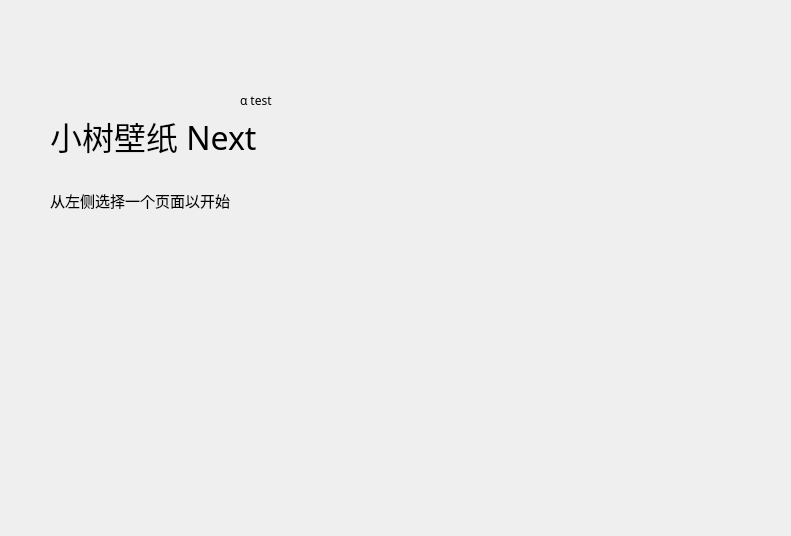
<?xml version="1.0" encoding="UTF-8"?>
<ui version="4.0">
 <class>Start</class>
 <widget class="QWidget" name="Start">
  <property name="geometry">
   <rect>
    <x>0</x>
    <y>0</y>
    <width>791</width>
    <height>536</height>
   </rect>
  </property>
  <property name="windowTitle">
   <string>小树壁纸 Next</string>
  </property>
  <property name="windowIcon">
   <iconset resource="Next.qrc">
    <normaloff>:/icon/icon.png</normaloff>:/icon/icon.png</iconset>
  </property>
  <widget class="QLabel" name="label">
   <property name="geometry">
    <rect>
     <x>50</x>
     <y>90</y>
     <width>301</width>
     <height>91</height>
    </rect>
   </property>
   <property name="font">
    <font>
     <family>霞鹜新晰黑</family>
     <pointsize>24</pointsize>
    </font>
   </property>
   <property name="text">
    <string>小树壁纸 Next</string>
   </property>
  </widget>
  <widget class="QLabel" name="label_2">
   <property name="geometry">
    <rect>
     <x>240</x>
     <y>90</y>
     <width>101</width>
     <height>21</height>
    </rect>
   </property>
   <property name="font">
    <font>
     <family>霞鹜新晰黑</family>
    </font>
   </property>
   <property name="text">
    <string>α test</string>
   </property>
  </widget>
  <widget class="QLabel" name="label_3">
   <property name="geometry">
    <rect>
     <x>50</x>
     <y>40</y>
     <width>61</width>
     <height>61</height>
    </rect>
   </property>
   <property name="text">
    <string/>
   </property>
   <property name="pixmap">
    <pixmap resource="Next.qrc">:/icon/icon.png</pixmap>
   </property>
   <property name="scaledContents">
    <bool>true</bool>
   </property>
  </widget>
  <widget class="QLabel" name="label_4">
   <property name="geometry">
    <rect>
     <x>50</x>
     <y>180</y>
     <width>201</width>
     <height>41</height>
    </rect>
   </property>
   <property name="font">
    <font>
     <family>霞鹜新晰黑</family>
     <pointsize>11</pointsize>
    </font>
   </property>
   <property name="text">
    <string>从左侧选择一个页面以开始</string>
   </property>
  </widget>
 </widget>
 <resources>
  <include location="Next.qrc"/>
 </resources>
 <connections/>
</ui>
